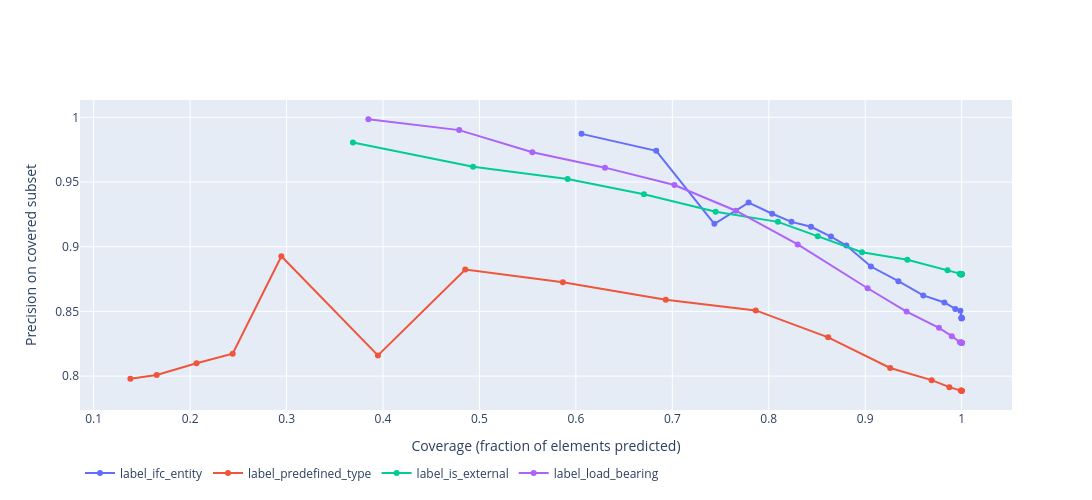

The notebook cell saved with this chart:
### Markdown cell above
## 3. Coverage vs. Precision Curve

### Code cell
plot_coverage_precision_curve(thr_df, LABEL_COLS, title="", save="coverage_precision_curve", chapter="implementation")

### Figure 1 — Plotly figure (JSON) as saved in the notebook; plotly's stock layout.template omitted (floating-point values rounded to 4 significant figures)
{"data": [{"hovertemplate": "%{text}<br>coverage=%{x:.3f}<br>precision=%{y:.4f}<extra>label_ifc_entity</extra>", "mode": "lines+markers", "name": "label_ifc_entity", "text": ["conf_threshold=0.00", "conf_threshold=0.05", "conf_threshold=0.10", "conf_threshold=0.15", "conf_threshold=0.20", "conf_threshold=0.25", "conf_threshold=0.30", "conf_threshold=0.35", "conf_threshold=0.40", "conf_threshold=0.45", "conf_threshold=0.50", "conf_threshold=0.55", "conf_threshold=0.60", "conf_threshold=0.65", "conf_threshold=0.70", "conf_threshold=0.75", "conf_threshold=0.80", "conf_threshold=0.85", "conf_threshold=0.90", "conf_threshold=0.95"], "type": "scatter", "x": [1.0, 1.0, 1.0, 1.0, 0.9999, 0.9987, 0.9934, 0.9821, 0.9602, 0.9344, 0.9059, 0.8805, 0.8645, 0.8438, 0.8236, 0.8035, 0.7791, 0.7436, 0.6833, 0.6058], "y": [0.8447, 0.8447, 0.8447, 0.8447, 0.8453, 0.8505, 0.8519, 0.8569, 0.8624, 0.8734, 0.8847, 0.9009, 0.9078, 0.9154, 0.9192, 0.9255, 0.9341, 0.9177, 0.9741, 0.9872]}, {"hovertemplate": "%{text}<br>coverage=%{x:.3f}<br>precision=%{y:.4f}<extra>label_predefined_type</extra>", "mode": "lines+markers", "name": "label_predefined_type", "text": ["conf_threshold=0.00", "conf_threshold=0.05", "conf_threshold=0.10", "conf_threshold=0.15", "conf_threshold=0.20", "conf_threshold=0.25", "conf_threshold=0.30", "conf_threshold=0.35", "conf_threshold=0.40", "conf_threshold=0.45", "conf_threshold=0.50", "conf_threshold=0.55", "conf_threshold=0.60", "conf_threshold=0.65", "conf_threshold=0.70", "conf_threshold=0.75", "conf_threshold=0.80", "conf_threshold=0.85", "conf_threshold=0.90", "conf_threshold=0.95"], "type": "scatter", "x": [1.0, 1.0, 1.0, 1.0, 1.0, 0.9991, 0.9873, 0.9689, 0.9259, 0.8616, 0.7865, 0.6932, 0.5865, 0.4853, 0.3947, 0.2946, 0.2441, 0.2066, 0.1653, 0.138], "y": [0.7887, 0.7887, 0.7887, 0.7887, 0.7887, 0.7888, 0.7915, 0.7969, 0.8063, 0.83, 0.8508, 0.8591, 0.8726, 0.8823, 0.816, 0.8926, 0.8173, 0.8099, 0.8009, 0.798]}, {"hovertemplate": "%{text}<br>coverage=%{x:.3f}<br>precision=%{y:.4f}<extra>label_is_external</extra>", "mode": "lines+markers", "name": "label_is_external", "text": ["conf_threshold=0.00", "conf_threshold=0.05", "conf_threshold=0.10", "conf_threshold=0.15", "conf_threshold=0.20", "conf_threshold=0.25", "conf_threshold=0.30", "conf_threshold=0.35", "conf_threshold=0.40", "conf_threshold=0.45", "conf_threshold=0.50", "conf_threshold=0.55", "conf_threshold=0.60", "conf_threshold=0.65", "conf_threshold=0.70", "conf_threshold=0.75", "conf_threshold=0.80", "conf_threshold=0.85", "conf_threshold=0.90", "conf_threshold=0.95"], "type": "scatter", "x": [1.0, 1.0, 1.0, 1.0, 1.0, 1.0, 1.0, 1.0, 0.9989, 0.998, 0.9853, 0.9437, 0.8967, 0.8508, 0.8095, 0.7449, 0.6706, 0.5914, 0.4934, 0.3688], "y": [0.8787, 0.8787, 0.8787, 0.8787, 0.8787, 0.8787, 0.8787, 0.8787, 0.8786, 0.8792, 0.8818, 0.89, 0.8957, 0.9081, 0.9192, 0.9271, 0.9405, 0.9524, 0.9618, 0.9805]}, {"hovertemplate": "%{text}<br>coverage=%{x:.3f}<br>precision=%{y:.4f}<extra>label_load_bearing</extra>", "mode": "lines+markers", "name": "label_load_bearing", "text": ["conf_threshold=0.00", "conf_threshold=0.05", "conf_threshold=0.10", "conf_threshold=0.15", "conf_threshold=0.20", "conf_threshold=0.25", "conf_threshold=0.30", "conf_threshold=0.35", "conf_threshold=0.40", "conf_threshold=0.45", "conf_threshold=0.50", "conf_threshold=0.55", "conf_threshold=0.60", "conf_threshold=0.65", "conf_threshold=0.70", "conf_threshold=0.75", "conf_threshold=0.80", "conf_threshold=0.85", "conf_threshold=0.90", "conf_threshold=0.95"], "type": "scatter", "x": [1.0, 1.0, 1.0, 1.0, 1.0, 1.0, 1.0, 1.0, 0.9982, 0.9898, 0.9765, 0.9429, 0.9025, 0.83, 0.7659, 0.7022, 0.6302, 0.5549, 0.479, 0.3848], "y": [0.8257, 0.8257, 0.8257, 0.8257, 0.8257, 0.8257, 0.8257, 0.8257, 0.8262, 0.8309, 0.8373, 0.8499, 0.8679, 0.9018, 0.9278, 0.9477, 0.9611, 0.973, 0.9901, 0.9985]}], "layout": {"height": 500, "legend": {"orientation": "h", "y": -0.25, "yanchor": "bottom"}, "margin": {}, "title": {"text": ""}, "width": 1400, "xaxis": {"title": {"text": "Coverage (fraction of elements predicted)"}}, "yaxis": {"title": {"text": "Precision on covered subset"}}}}
